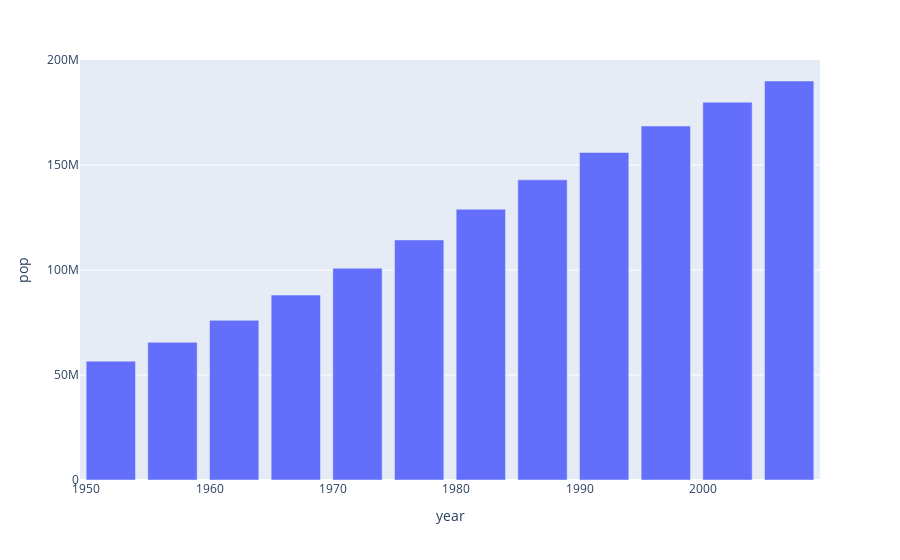

Source (notebook cell):
### Code cell
px.bar(cdf, x="year", y="pop",)

### Figure 1 — Plotly figure (JSON) as saved in the notebook; plotly's stock layout.template omitted (floating-point values rounded to 4 significant figures)
{"data": [{"alignmentgroup": "True", "hovertemplate": "year=%{x}<br>pop=%{y}<extra></extra>", "legendgroup": "", "marker": {"color": "#636efa", "pattern": {"shape": ""}}, "name": "", "offsetgroup": "", "orientation": "v", "showlegend": false, "textposition": "auto", "type": "bar", "x": [1952, 1957, 1962, 1967, 1972, 1977, 1982, 1987, 1992, 1997, 2002, 2007], "xaxis": "x", "y": [56602560, 65551171, 76039390, 88049823, 100840058, 114313951, 128962939, 142938076, 155975974, 168546719, 179914212, 190010647], "yaxis": "y"}], "layout": {"barmode": "relative", "legend": {"tracegroupgap": 0}, "margin": {"t": 60}, "xaxis": {"anchor": "y", "domain": [0, 1], "title": {"text": "year"}}, "yaxis": {"anchor": "x", "domain": [0, 1], "title": {"text": "pop"}}}}
